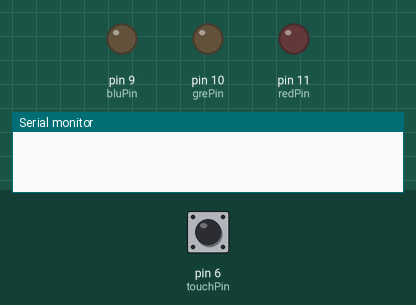
This sketch was run on a simulated Arduino Uno, built with avr-gcc and run on an emulated ATmega328P. Parts: output pins drawn as LEDs (lit = HIGH), the last lines printed to the serial monitor. Dashed ring = blinking. Inputs (shaded band) come from the test bench; at power-on: pin 6 (touchPin) LOW.

Above: at 1.4 s.
1.5 s: pin 6 (touchPin) pulled HIGH for 1 s
At 1.65 s:
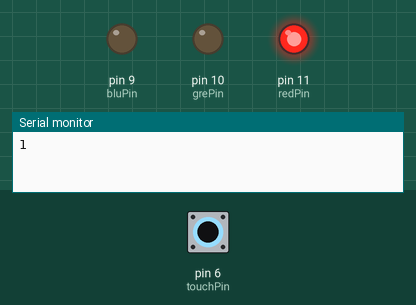
4.0 s: pin 6 (touchPin) pulled HIGH for 0.35 s
At 4.6 s:
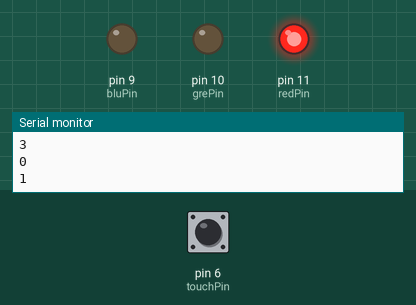
5.8 s: pin 6 (touchPin) pulled HIGH for 3.2 s
At 9.3 s:
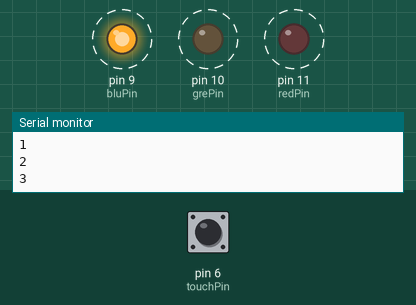
Timing chart, 0 to 10.8 s (numbered marks = the images above; inputs shaded):
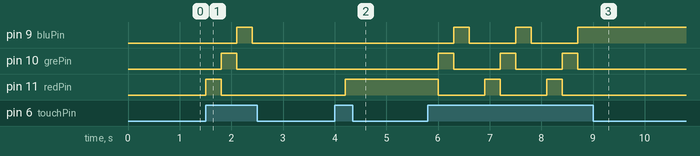

The sketch:

supposedswitch.ino
```cpp
/*

  Garrett Summers
  Shows how to light a red green blue led with different colours
*/

//The pins used need to PWM pins which have a line beside
//their numbers on the Arduino
int touchPin=6;
int redPin = 11;
int grePin = 10;
int bluPin = 9;
int on=0;
//zero is on off 1 is red 2 is green 3 is blue ig//

// the setup function runs once when you press reset or power the board
void setup() {
  // initialize digital pin LED_BUILTIN as an output.
  pinMode(redPin, OUTPUT);
  pinMode(grePin, OUTPUT);
  pinMode(bluPin, OUTPUT);
  pinMode(touchPin, INPUT);
  Serial.begin(9);


}

// the loop function runs over and over again forever
void loop(){
  if (digitalRead(touchPin)==HIGH){

  on +=1;
   if (on > 3){
      (on = 0);
}
   Serial.println(on);
  if (on  == 0){
      digitalWrite(redPin, LOW);
      digitalWrite(grePin, LOW);
      digitalWrite(bluPin, LOW);
  }
  else if(on == 1){
      digitalWrite(redPin, HIGH);
    digitalWrite(grePin, LOW);
      digitalWrite(bluPin, LOW);
  }
  else if (on  == 2){
    digitalWrite(redPin, LOW);
      digitalWrite(grePin, HIGH);
     digitalWrite(bluPin, LOW);
  }
  else if (on  == 3){
      digitalWrite(redPin, LOW);
      digitalWrite(grePin, LOW);
      digitalWrite(bluPin, HIGH);
  }
  }
  delay(300);

}
```

Measured:
- after the input at 1.5 s, pin 9 (bluPin): LOW → HIGH after 0.60 s, → LOW 0.30 s later; pin 10 (grePin): LOW → HIGH after 0.30 s, → LOW 0.30 s later; pin 11 (redPin): LOW → HIGH at once, → LOW 0.30 s later
- after the input at 4.0 s, pin 11 (redPin): LOW → HIGH after 0.20 s
- after the input at 5.8 s, pin 9 (bluPin): alternates HIGH for 0.30 s and LOW for 0.90 s, 5 changes in all, then stays HIGH, starting after 0.50 s; pin 10 (grePin): alternates HIGH for 0.30 s and LOW for 0.90 s, 6 changes in all, then stays LOW, starting after 0.20 s
